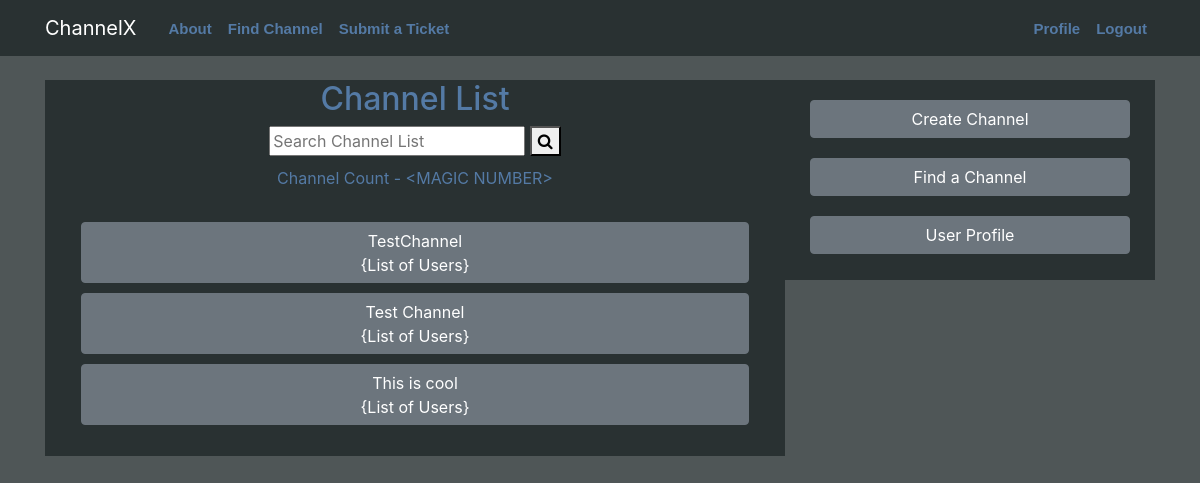
Page / (signed in) on the earlier database version.
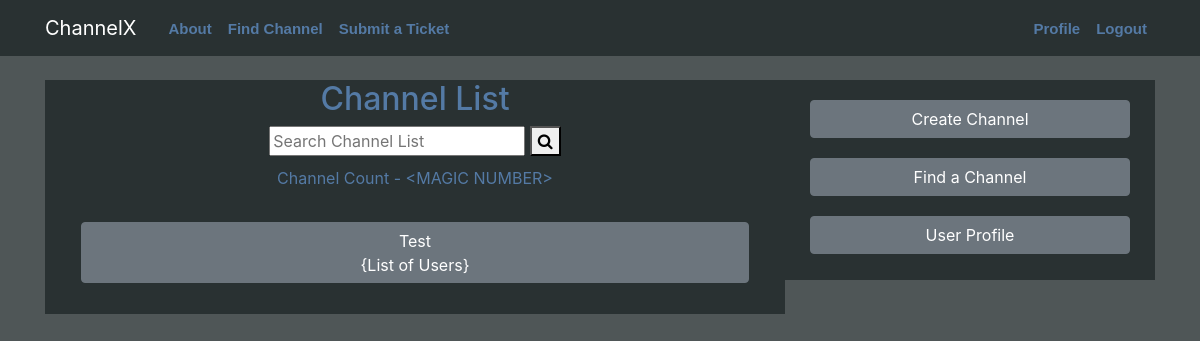
Same page on the later database version.
### main/models.py (models this page shows, shortened)
class Channel(models.Model):
    room_name = models.CharField(max_length=30)
    start_life = models.DateField(default=date.today, null=True)
    expire_date = models.DateField(default=date.today, null=True)
    start_quiet_hour = models.TimeField(default=datetime.now, blank=True)
    end_quiet_hour = models.TimeField(default=datetime.now, blank=True)
    room_owner = models.ForeignKey(User, on_delete=models.CASCADE, null=True)

### main/views.py (the view)
# urls.py: path('', ChannelListView.as_view(), name='main-home'),
class ChannelListView(LoginRequiredMixin, ListView):
    model = Channel
    template_name = "main/home.html"
    context_object_name = "channels"

### main/templates/main/home.html (shortened to what this page needs)
{% extends "main/base.html" %}
{% block content %}
{% load static %}
{% load crispy_forms_tags %}
<body>
  <div class="container-fluid">
    <div class="row content">
      <div class="col-8" style="text-align:center; background-color:#293132">
        <h2>Channel List</h2>
        <div>
            <form>
              <input type="text" placeholder="Search Channel List" name="search">
              <button type="submit"><i class="fa fa-search"></i></button>
              <div style="color: #547aa5; padding:10px">Channel Count - &lt;MAGIC NUMBER&gt;</div>
            </form>
        </div>
          <div class="table-wrapper-scroll-y" style="margin: 3%; background-color:#293132">
            {% for channel in channels %}
              <p style='margin:auto; padding:0px 0px 10px 0px'>
                <a href="{% url 'channel-detail' channel.id %}"><button style="padding-bottom: 5px" class='btn btn-secondary btn-block'>{{ channel.room_name }}<br>{List of Users}</button>
              </p>
            {% endfor %}
          </div>
      </div>
      <div class="col-4" style="height:200px; background-color:#293132;">
                <p style='margin:auto; padding:20px 10px 0px 10px'>
                    <a href="{% url 'channel-create' %}"><button class='btn btn-secondary btn-block'>Create Channel</button></a>
                </p>
                <p style='margin:auto; padding:20px 10px 0px 10px'>
                    <a href="{% url 'main-findchannel' %}"><button class='btn btn-secondary btn-block'>Find a Channel</button></a>
                </p>
                <p style='margin:auto; padding:20px 10px 0px 10px'>
                    <a href="{% url 'main-userprofile' %}"><button class='btn btn-secondary btn-block'>User Profile</button></a>
                </p>
            </div>
        </div>
    </div>
</body>
{% endblock content %}

Differences in the rows shown:
removed Channel: room_name "TestChannel"
removed Channel: room_name "Test Channel"
removed Channel: room_name "This is cool"
added Channel: room_name "Test"
